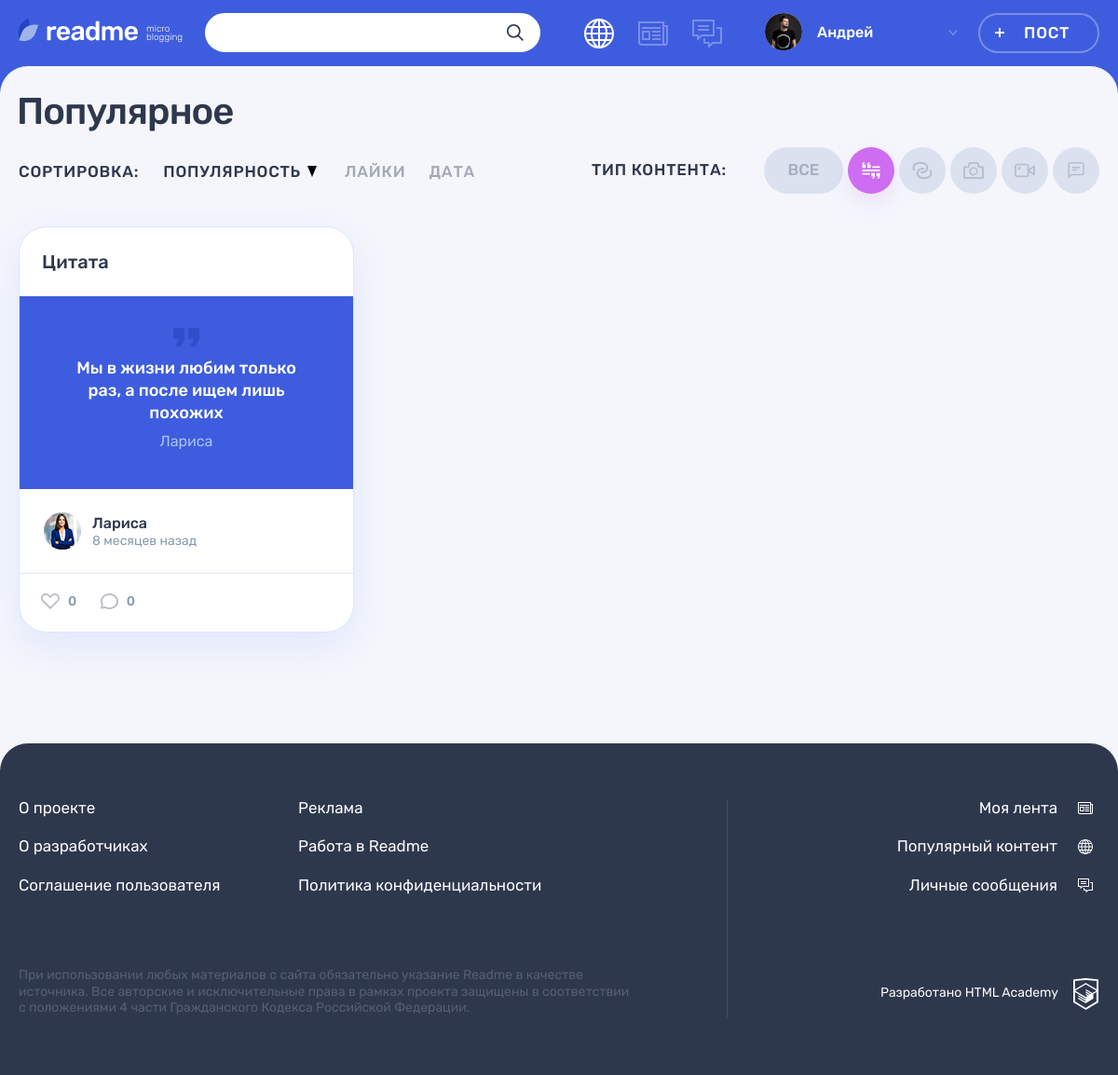
Page /?type_id=1 on the committed database.
### tables this page shows
CREATE TABLE content_types
(
  id         INT AUTO_INCREMENT PRIMARY KEY,
  name       VARCHAR(128) UNIQUE NOT NULL,
  icon_class VARCHAR(32)
);

CREATE TABLE posts
(
  id          INT AUTO_INCREMENT PRIMARY KEY,
  created_at  DATETIME     NOT NULL,
  title       VARCHAR(200) NOT NULL,
  content     VARCHAR(1000),
  author      VARCHAR(128),
  picture_url VARCHAR(1000),
  video_url   VARCHAR(1000),
  website     VARCHAR(1000),
  views_count INT UNSIGNED DEFAULT 0,
  user_id     INT          NOT NULL,
  type_id     INT          NOT NULL,
  FOREIGN KEY (user_id) REFERENCES users (id),
  FOREIGN KEY (type_id) REFERENCES content_types (id)
);

CREATE TABLE users
(
  id            INT AUTO_INCREMENT PRIMARY KEY,
  registered_at DATETIME            NOT NULL,
  email         VARCHAR(320) UNIQUE NOT NULL,
  login         VARCHAR(128) UNIQUE NOT NULL,
  password      VARCHAR(1000)       NOT NULL,
  avatar_path   VARCHAR(125)
);

### helpers.php (called while the page is built, shortened)
<?php
function include_template($name, array $data = [])
{
    $name = 'templates/' . $name;
    extract($data);
    require $name;
    $result = ob_get_clean();
    return $result;
}

### database/helpers.php (called while the page is built, shortened)
<?php
function prepareResult($query, $types = "", $params = []): mysqli_result {
    global $connect;
    $stmt = mysqli_prepare($connect, $query);
    if ($types !== "") {
        $result = mysqli_stmt_bind_param($stmt, $types, ...$params);
    }
    $result = mysqli_stmt_execute($stmt);
    $result = mysqli_stmt_get_result($stmt);
    return $result;
}

### database/posts.php (called while the page is built, shortened)
<?php
function fetchPostTypes(): array
{
    $query = "SELECT id, name, icon_class from content_types";
    return fetchData(prepareResult($query));
}
function fetchPopularPostsByType($type_id): array {
    $query = "SELECT created_at as created_date,
        posts.id,
        title,
        content,
        author,
        users.login,
        type_id,
        views_count,
        users.avatar_path
    FROM posts
        INNER JOIN users
            ON user_id = users.id
    WHERE type_id = ?
    ORDER BY views_count DESC
    LIMIT 6";
    return fetchData(prepareResult($query, "i", [$type_id]));
}

### templates/main.php (the view, shortened to what this page needs)
<div class="container">
    <h1 class="page__title page__title--popular">Популярное</h1>
</div>
<div class="popular container">
    <div class="popular__filters-wrapper">
        <div class="popular__sorting sorting">
            <b class="popular__sorting-caption sorting__caption">Сортировка:</b>
            <ul class="popular__sorting-list sorting__list">
                <li class="sorting__item sorting__item--popular">
                    <a class="sorting__link sorting__link--active" href="#">
                        <span>Популярность</span>
                        <svg class="sorting__icon" width="10" height="12">
                            <use xlink:href="#icon-sort"></use>
                        </svg>
                    </a>
                </li>
                <li class="sorting__item">
                    <a class="sorting__link" href="#">
                        <span>Лайки</span>
                    </a>
                </li>
                <li class="sorting__item">
                    <a class="sorting__link" href="#">
                        <span>Дата</span>
                    </a>
                </li>
            </ul>
        </div>
        <div class="popular__filters filters">
            <b class="popular__filters-caption filters__caption">Тип контента:</b>
            <ul class="popular__filters-list filters__list">
                <li class="popular__filters-item popular__filters-item--all filters__item filters__item--all">
                    <a class="filters__button filters__button--ellipse filters__button--all <?= $current_type_id === null ? "filters__button--active" : "" ?>"
                       href="/">
                        <span>Все</span>
                    </a>
                </li>
                <?php foreach ($post_types as $post_type): ?>
                    <li class="popular__filters-item filters__item">
                        <a class="filters__button filters__button--<?php
                        $active_class = $current_type_id === $post_type["id"] ? " filters__button--active" : "";
                        $post_class = htmlspecialchars($post_type["icon_class"]);
                        print($post_class . $active_class);
                        ?> button"
                           href="?type_id=<?= $post_type["id"] ?>">
                            <svg class="filters__icon" width="22" height="18">
                                <use xlink:href="#icon-filter-<?= htmlspecialchars($post_type["icon_class"]) ?>"></use>
                            </svg>
                        </a>
                    </li>
                <?php endforeach; ?>
            </ul>
        </div>
    </div>
    <div class="popular__posts">
        <?php foreach ($posts as $index => $post): ?>
            <article class="popular__post post <?= htmlspecialchars($post["type"]) ?>">
                <header class="post__header">
                    <a href="/post.php?post_id=<?= htmlspecialchars($post["id"]) ?>">
                        <h2><?= htmlspecialchars($post["title"]) ?></h2>
                    </a>
                </header>
                <?php
                    $template_post = include_template("/parts/post/" . $post["type"] . ".php", [
                        "title" => $post["title"],
                        "content" => $post["contain"],
                        "author" => $post["user_name"],
                        "is_details" => false,
                    ]);
                    print($template_post);
                ?>
                <footer class="post__footer">
                    <div class="post__author">
                        <a class="post__author-link" href="#" title="Автор">
                            <div class="post__avatar-wrapper">
                                <img class="post__author-avatar" src="<?= htmlspecialchars($post["avatar"]) ?>"
                                     alt="Аватар пользователя">
                            </div>
                            <div class="post__info">
                                <b class="post__author-name"><?= htmlspecialchars($post["user_name"]) ?></b>
                                <time class="post__time" title="<?= htmlspecialchars($post["date_title"]) ?>"
                                      datetime="<?= htmlspecialchars($post["created_date"]) ?>"><?= htmlspecialchars(
                                        $post["time_ago"]
                                    ) ?></time>
                            </div>
                        </a>
                    </div>
                    <div class="post__indicators">
                        <div class="post__buttons">
                            <a class="post__indicator post__indicator--likes button" href="#" title="Лайк">
                                <svg class="post__indicator-icon" width="20" height="17">
                                    <use xlink:href="#icon-heart"></use>
                                </svg>
                                <span>0</span>
                            </a>
                            <a class="post__indicator post__indicator--comments button" href="#"
                               title="Комментарии">
                                <svg class="post__indicator-icon" width="19" height="17">
                                    <use xlink:href="#icon-comment"></use>
                                </svg>
                                <span>0</span>
                            </a>
                        </div>
                    </div>
                </footer>
            </article>
        <?php endforeach; ?>
    </div>
</div>

### templates/parts/post/post-quote.php (shortened to what this page needs)
<div class="post__main">
    <blockquote>
        <p>
            <?= htmlspecialchars($content) ?>
        </p>
        <cite><?= htmlspecialchars($author) ?></cite>
    </blockquote>
</div>

### rows in the picture
posts: title "Цитата", content "Мы в жизни любим только раз, а после ищем лишь похожих", author "Лариса", user.avatar_path (picture), user_name "Лариса", time_ago "8 месяцев назад"

### other values in the picture
$user_name "Андрей"
